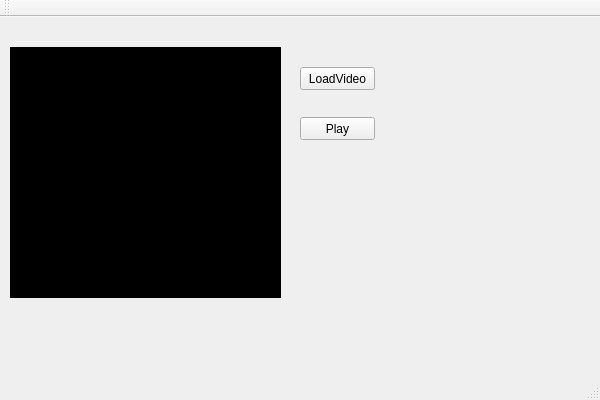
<?xml version="1.0" encoding="UTF-8"?>
<ui version="4.0">
 <class>MainWindowClass</class>
 <widget class="QMainWindow" name="MainWindowClass">
  <property name="geometry">
   <rect>
    <x>0</x>
    <y>0</y>
    <width>600</width>
    <height>400</height>
   </rect>
  </property>
  <property name="windowTitle">
   <string>MainWindow</string>
  </property>
  <widget class="QWidget" name="centralWidget">
   <widget class="QPushButton" name="pushButton">
    <property name="geometry">
     <rect>
      <x>300</x>
      <y>50</y>
      <width>75</width>
      <height>23</height>
     </rect>
    </property>
    <property name="text">
     <string>LoadVideo</string>
    </property>
   </widget>
   <widget class="QPushButton" name="pushButton_2">
    <property name="geometry">
     <rect>
      <x>300</x>
      <y>100</y>
      <width>75</width>
      <height>23</height>
     </rect>
    </property>
    <property name="text">
     <string>Play</string>
    </property>
   </widget>
   <widget class="QLabel" name="label">
    <property name="geometry">
     <rect>
      <x>10</x>
      <y>30</y>
      <width>271</width>
      <height>251</height>
     </rect>
    </property>
    <property name="autoFillBackground">
     <bool>false</bool>
    </property>
    <property name="styleSheet">
     <string notr="true">Background-color: #000;</string>
    </property>
    <property name="text">
     <string/>
    </property>
   </widget>
  </widget>
  <widget class="QMenuBar" name="menuBar">
   <property name="geometry">
    <rect>
     <x>0</x>
     <y>0</y>
     <width>600</width>
     <height>21</height>
    </rect>
   </property>
  </widget>
  <widget class="QToolBar" name="mainToolBar">
   <attribute name="toolBarArea">
    <enum>TopToolBarArea</enum>
   </attribute>
   <attribute name="toolBarBreak">
    <bool>false</bool>
   </attribute>
  </widget>
  <widget class="QStatusBar" name="statusBar"/>
 </widget>
 <layoutdefault spacing="6" margin="11"/>
 <resources>
  <include location="mainwindow.qrc"/>
 </resources>
 <connections/>
</ui>
